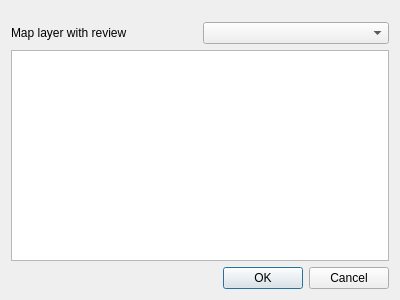
<?xml version="1.0" encoding="UTF-8"?>
<ui version="4.0">
 <class>reviewDialog</class>
 <widget class="QDialog" name="reviewDialog">
  <property name="geometry">
   <rect>
    <x>0</x>
    <y>0</y>
    <width>400</width>
    <height>300</height>
   </rect>
  </property>
  <property name="windowTitle">
   <string>Dialog</string>
  </property>
  <layout class="QVBoxLayout" name="verticalLayout_3">
   <item>
    <layout class="QHBoxLayout" name="horizontalLayout">
     <property name="topMargin">
      <number>11</number>
     </property>
     <item>
      <widget class="QLabel" name="label">
       <property name="text">
        <string>Map layer with review</string>
       </property>
      </widget>
     </item>
     <item>
      <widget class="QgsMapLayerComboBox" name="reviewLayerCombo"/>
     </item>
    </layout>
   </item>
   <item>
    <widget class="QTextEdit" name="reviewComment"/>
   </item>
   <item>
    <widget class="QDialogButtonBox" name="buttonBox">
     <property name="orientation">
      <enum>Qt::Horizontal</enum>
     </property>
     <property name="standardButtons">
      <set>QDialogButtonBox::Cancel|QDialogButtonBox::Ok</set>
     </property>
    </widget>
   </item>
  </layout>
 </widget>
 <customwidgets>
  <customwidget>
   <class>QgsMapLayerComboBox</class>
   <extends>QComboBox</extends>
   <header>qgsmaplayercombobox.h</header>
  </customwidget>
 </customwidgets>
 <resources/>
 <connections>
  <connection>
   <sender>buttonBox</sender>
   <signal>accepted()</signal>
   <receiver>reviewDialog</receiver>
   <slot>accept()</slot>
   <hints>
    <hint type="sourcelabel">
     <x>248</x>
     <y>254</y>
    </hint>
    <hint type="destinationlabel">
     <x>157</x>
     <y>274</y>
    </hint>
   </hints>
  </connection>
  <connection>
   <sender>buttonBox</sender>
   <signal>rejected()</signal>
   <receiver>reviewDialog</receiver>
   <slot>reject()</slot>
   <hints>
    <hint type="sourcelabel">
     <x>316</x>
     <y>260</y>
    </hint>
    <hint type="destinationlabel">
     <x>286</x>
     <y>274</y>
    </hint>
   </hints>
  </connection>
 </connections>
</ui>
